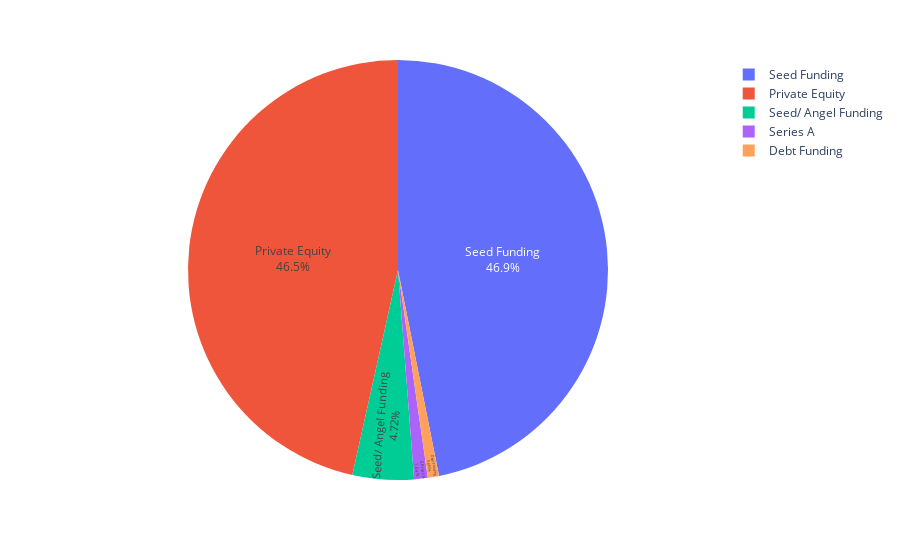

The notebook cell this image was saved under:
### Code cell
#st.subheader('Usual Fundings')
fig8 = px.pie(result1, values='count', names='investment_type',hover_data=['sum'],labels={'sum':'amount'})
fig8.update_traces(textposition='inside', textinfo='percent+label')
fig8.show()
#st.plotly_chart(fig8)

### Figure 1 — Plotly figure (JSON) as saved in the notebook; plotly's stock layout.template omitted (floating-point values rounded to 4 significant figures)
{"data": [{"customdata": [[4487.0], [209000.0], [1782.0], [1985.0], [1201.0]], "domain": {"x": [0, 1], "y": [0, 1]}, "hovertemplate": "investment_type=%{label}<br>count=%{value}<br>amount=%{customdata[0]}<extra></extra>", "labels": ["Seed Funding", "Private Equity", "Seed/ Angel Funding", "Series A", "Debt Funding"], "legendgroup": "", "name": "", "showlegend": true, "textinfo": "percent+label", "textposition": "inside", "type": "pie", "values": [1301, 1291, 131, 29, 24]}], "layout": {"legend": {"tracegroupgap": 0}, "margin": {"t": 60}}}
